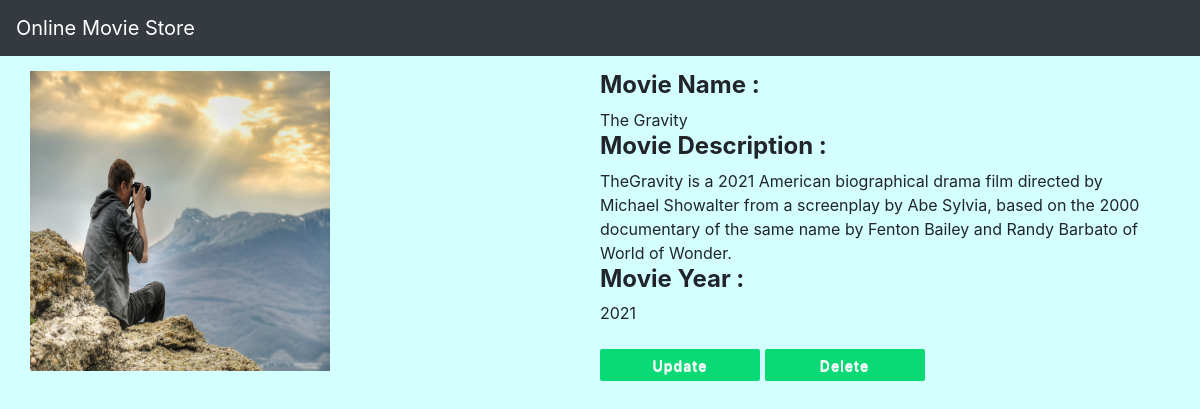
The page /movie/8/ on the database its author committed.
### movieapp/models.py (models this page shows, shortened)
class Movie(models.Model):
    name=models.CharField(max_length=250)
    desc=models.TextField()
    year=models.IntegerField()
    img= models.ImageField(upload_to='gallery')

### movieapp/views.py (the view)
# urls.py: path('movie/<int:movie_id>/',views.detail,name='detail'),
def detail(request,movie_id):
    movie=Movie.objects.get(id=movie_id)
    return render(request,"detail.html",{'movie':movie})

### templates/detail.html
{% extends 'base.html' %}
{% block body %}
<div class="container index">
    <div class="row">
        <div class="col-md-6">
            <img src="{{movie.img.url}}" width="300" height="300">
        </div>
    <div class="col-md-6">
        <h4><b>Movie Name : </b></h4>{{movie.name}}
        <h4><b>Movie Description : </b></h4>{{movie.desc}}
        <h4><b>Movie Year : </b></h4>{{movie.year}}<br><br>
        <a class="btn btn-success" href="{% url 'movieapp:update' movie.id %}">Update</a>
        <a class="btn btn-danger" href="{% url 'movieapp:delete' movie.id %}">Delete</a>
    </div>
   </div>
</div>
{% endblock %}

### static/style.css (style rules this page uses)
body { background-color: rgb(211, 255, 255); }
.btn { width:160px; height:32px; outline:none; color:#f7f7f7; font-weight:bold; border:0px solid #9d58ac; text-shadow: 0px 0.5px 0.5px #fff; border-radius: 2px; font-weight: 600; color: #f6f4f7; letter-spacing: 1px; font-size:14px; background-color:#0ada76; }
.index { margin: 15px; }

### rows shown on the page
Movie: img (picture), name "The Gravity", desc "TheGravity is a 2021 American biographical drama film directed by Michael Showalter from a screenplay by Abe Sylvia, based on the 2000 documentary of the same name by Fenton Bailey and Randy Barbato of World of Wonder.", year "2021"
